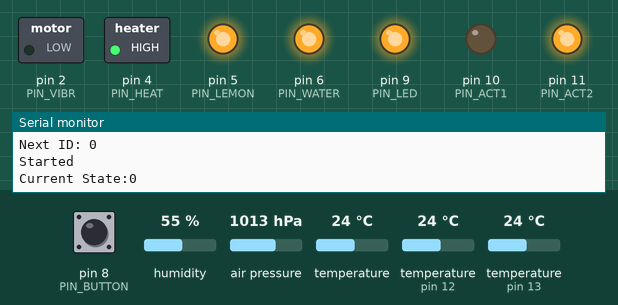
A program run on a simulated Arduino Uno, built with avr-gcc and run on an emulated ATmega328P. On the bench: switched loads named in the program (green lamp = pin HIGH), output pins drawn as LEDs (lit = HIGH), the last lines printed to the serial monitor. The inputs (shaded band) are chosen by the test bench; at power-on: pin 8 (PIN_BUTTON) LOW, humidity 55 %, air pressure 1013 hPa, temperature 24 °C, temperature (sensors on pin 12, pin 13) 24 °C. EEPROM starts erased.

Above: at 14.2 s.
14.3 s: pin 8 (PIN_BUTTON) pulled HIGH for 0.15 s
At 16.8 s:
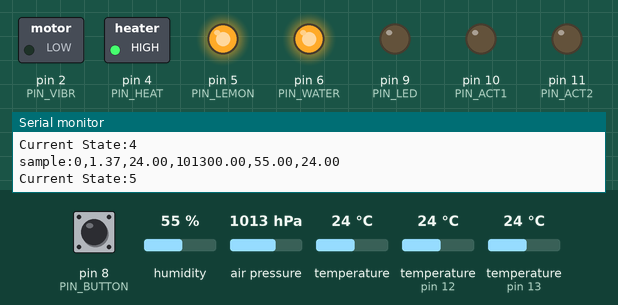
At 24.0 s:
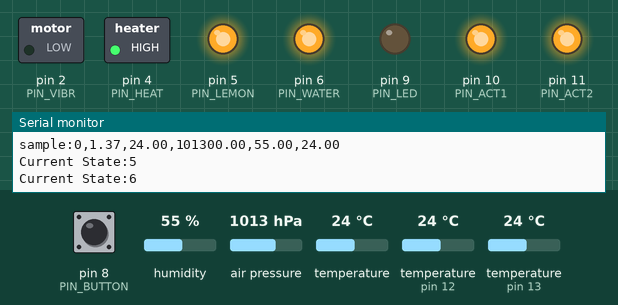
Timing chart, 0 to 24.8 s (numbered marks = the images above; inputs shaded):
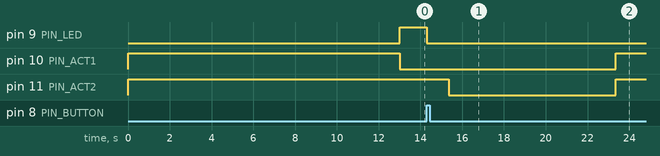

The program:

main.cpp
```cpp
#include <Arduino.h>
#include <Wire.h>
#include <SPI.h>
#include <Adafruit_BMP280.h>
#include "DFRobot_PH.h"
#include <EEPROM.h>
#include <OneWire.h>
#include <DS18B20.h>
#include "DHT.h"

uint8_t sample_id = 0; // write 1 to reset the EEPROM memory, 0 to read from the EEPROM and another value to define de ID of the next sample
const uint8_t lastIdAddress = 100;

//#define DESIRED_TEMP 32
//#define DESIRED_PH   4
//#define PH_THRESHOLD 0.5
#define VALVE_TIME   2
#define ACT_TIME     8
//#define HEAT_TIME    2
#define HEAT_THRSH   1.5 //alterar
#define N_EQ_SAMPLES 7

float pH_value;
float temp;
float press;
float hum;
float sol_temp;

float prev_sol_temp=1000.0;
uint8_t temp_count;

#define PIN_VIBR     2
#define PIN_HEAT     4
#define PIN_LEMON    5
#define PIN_WATER    6
#define PIN_BUTTON   8
#define PIN_LED      9
#define PIN_ACT1     10
#define PIN_ACT2     11
#define ONE_WIRE_BUS 12
#define PIN_DHT      13
#define PH_PIN       A1

Adafruit_BMP280 bmp; // I2C
OneWire oneWire(ONE_WIRE_BUS);
DS18B20 sensor(&oneWire);
DFRobot_PH ph;
#define DHTTYPE DHT11   // DHT 11
DHT dht(PIN_DHT, DHTTYPE);

bool print_flag = true;
bool initialization = true;
int state;

bool get_button();
void set_output(int pin, bool status);
void end_loop();
float readPH();
float readSolTemp();
void printValues();

void setup() {

  Serial.begin(9600);

  pinMode(PIN_ACT1, OUTPUT);
  pinMode(PIN_ACT2, OUTPUT);
  pinMode(PIN_BUTTON, INPUT);
  pinMode(PIN_LED, OUTPUT);
  pinMode(PIN_HEAT, OUTPUT);
  pinMode(PIN_LEMON, OUTPUT);
  pinMode(PIN_WATER, OUTPUT);
  pinMode(PIN_VIBR, OUTPUT);

  set_output(PIN_ACT1, false);
  set_output(PIN_ACT2, false);
  set_output(PIN_LED, false);
  set_output(PIN_HEAT, false);
  set_output(PIN_LEMON, false);
  set_output(PIN_WATER, false);
  set_output(PIN_VIBR, false);

  unsigned status = bmp.begin();
  if (!status) Serial.println("BMP280 failure");
  else {
    /* Default settings from datasheet. */
    bmp.setSampling(Adafruit_BMP280::MODE_NORMAL,     /* Operating Mode. */
                    Adafruit_BMP280::SAMPLING_X8,     /* Temp. oversampling */
                    Adafruit_BMP280::SAMPLING_X16,    /* Pressure oversampling */
                    Adafruit_BMP280::FILTER_X16,      /* Filtering. */
                    Adafruit_BMP280::STANDBY_MS_500); /* Standby time. */
  }

  sensor.begin();
  sensor.setResolution(12);

  ph.begin();

  dht.begin();

  state = 0;
  temp_count = 0;

  if(initialization) {
    set_output(PIN_ACT1, true);
    set_output(PIN_ACT2, false);
    delay(ACT_TIME*1000+5000);
    set_output(PIN_ACT1, false);
  }

  if(sample_id == 1) {
    EEPROM.write(lastIdAddress, 0);
    sample_id = 0;
  }
  else if(sample_id==0) {
    sample_id = EEPROM.read(lastIdAddress)+1;
  }
  else {
    EEPROM.write(lastIdAddress, sample_id-1);
  }

  Serial.print("Next ID: ");
  Serial.println(sample_id);

  if(print_flag) Serial.println("Started");

}


void loop() {

  switch (state) {

    // wait state
    case 0: {
      if(get_button()) state++;
      break;
    }

    // decide if take another measurement, increase temperature or pour water
    case 1: {

/*       // if the temperature has been increased and that increase is not significant, it pours water
      if(temp_count == 1 && abs(sol_temp-prev_sol_temp) < HEAT_THRSH) {
        temp_count = 0;
        state = 2;
      }
      // still not the N samples (take another sample)
      else  */if(temp_count < N_EQ_SAMPLES) {
        state = 4;
      }
      // increase temperature
      else {
        state = 3;
        temp_count = 0;
      }

      break;

    }

    // pour water
    case 2: {
      delay(VALVE_TIME*1000);
      state = 0;
      break;
    }

    // increase temperature
    case 3: {
      sol_temp = readSolTemp();
      if(abs(prev_sol_temp-sol_temp)>=HEAT_THRSH) state = 0;
      if(get_button()) {
        Serial.print("Previous temp:");
        Serial.print(prev_sol_temp);
        Serial.print("\tsol_temp: ");
        Serial.print(sol_temp);
        Serial.print("\tThreshold: ");
        Serial.print(HEAT_THRSH);
        Serial.print("\tDesired temp: ");
        Serial.println(HEAT_THRSH+prev_sol_temp);
      }
      break;
    }

    // start taking sample
    // take measurements
    case 4: {

      prev_sol_temp = sol_temp;

      pH_value = readPH();
      temp = bmp.readTemperature();
      press = bmp.readPressure();
      hum = dht.readHumidity();
      sol_temp = readSolTemp();

      printValues();

      EEPROM.write(lastIdAddress, sample_id);
      sample_id++;
      temp_count++;
      state++;

      break;

    }

    // extend actuator
    case 5: {
      delay(ACT_TIME*1000);
      state++;
      break;
    }

    // retract actuator
    case 6: {
      delay(ACT_TIME*1000+1000);
      state=0;
      break;
    }

    default:
      state = 0;
      break;

  }

  end_loop();

}


void end_loop() {

  static uint8_t prev_state=100;
  if(print_flag && state!=prev_state){
    Serial.print("Current State:");
    Serial.println(state);
    prev_state = state;
  }

  set_output(PIN_LED, state==0);
  set_output(PIN_HEAT, state==3);
  set_output(PIN_WATER, state==2);
  set_output(PIN_LEMON, false);
  set_output(PIN_VIBR, state==2 || state==3);
  set_output(PIN_ACT1, state==6);
  set_output(PIN_ACT2, state==5);

}

bool get_button() {
  return (bool)digitalRead(PIN_BUTTON);
}

void set_output(int pin, bool status) {
  if(pin==PIN_WATER || pin==PIN_LEMON || pin==PIN_HEAT || pin==PIN_ACT2) status=!status;
  digitalWrite(pin, status);
}

float readSolTemp() {
  sensor.requestTemperatures();
  while (!sensor.isConversionComplete());  // wait until sensor is ready
  return sensor.getTempC();
}

float readPH() {

  float voltagePH,temperature;

  delay(1000);

  temperature = readSolTemp();                   // read your temperature sensor to execute temperature compensation
  voltagePH = analogRead(PH_PIN)/1024.0*5000;          // read the ph voltage
  return ph.readPH(voltagePH,temperature);       // convert voltage to pH with temperature compensation

}

void printValues() {

  Serial.print("sample:");

  Serial.print(sample_id);
  Serial.print(",");

  Serial.print(pH_value);
  Serial.print(",");

  Serial.print(temp);
  Serial.print(",");

  Serial.print(press);
  Serial.print(",");

  Serial.print(hum);
  Serial.print(",");

  Serial.println(sol_temp);

}
```

Measured:
- after the input at 14.3 s, pin 9 (PIN_LED): HIGH → LOW at once; pin 10 (PIN_ACT1): LOW → HIGH after 9.1 s; pin 11 (PIN_ACT2): HIGH → LOW after 1.1 s, → HIGH 8.0 s later
